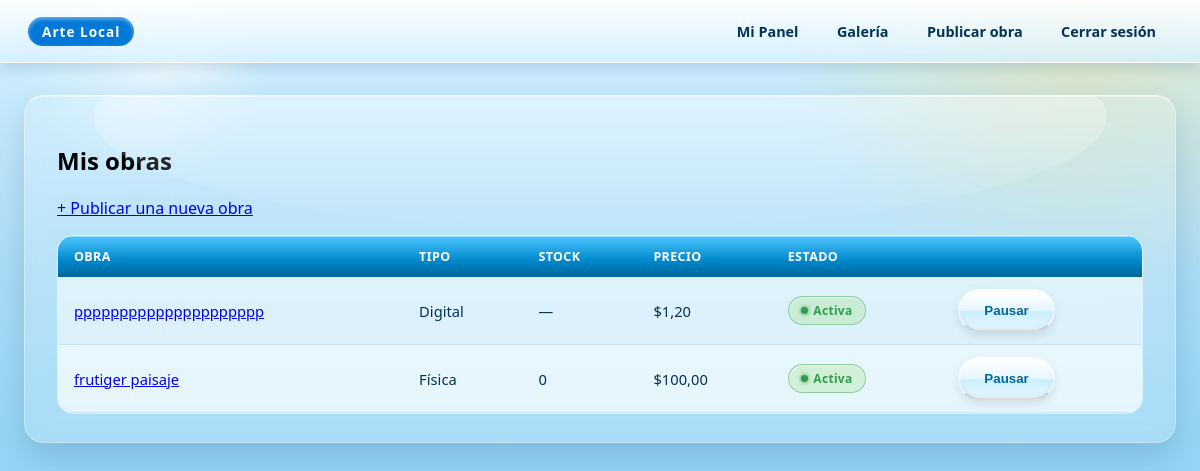
/artistas/mis-obras.php (signed in), run on the app's committed database.
### tables this page shows
CREATE TABLE IF NOT EXISTS `obras` (
  `id` int NOT NULL AUTO_INCREMENT,
  `titulo` varchar(150) NOT NULL,
  `descripcion` text,
  `precio` decimal(10,2) NOT NULL,
  `tipo` enum('digital','fisica') NOT NULL,
  `stock` int DEFAULT NULL,
  `categoria_id` int NOT NULL,
  `artista_id` int NOT NULL,
  `imagen` varchar(255) DEFAULT NULL,
  `disponible` tinyint(1) DEFAULT '1',
  `created_at` datetime DEFAULT CURRENT_TIMESTAMP,
  PRIMARY KEY (`id`),
  KEY `idx_categoria` (`categoria_id`),
  KEY `idx_artista` (`artista_id`),
  CONSTRAINT `fk_obra_artista` FOREIGN KEY (`artista_id`) REFERENCES `artistas` (`id`) ON DELETE RESTRICT,
  CONSTRAINT `fk_obra_categoria` FOREIGN KEY (`categoria_id`) REFERENCES `categorias` (`id`) ON DELETE RESTRICT
);

### artistas/mis-obras.php (the view, shortened to what this page needs)
<?php
require_once __DIR__ . '/../includes/db.php';
$usuarioId = $_SESSION['usuario_id'];
$consultaArtista = $conexion->prepare('SELECT id, nombre FROM artistas WHERE usuario_id = :usuario');
$consultaArtista->execute(['usuario' => $usuarioId]);
$artista = $consultaArtista->fetch();
$artistaId = (int) $artista['id'];
$consultaObras = $conexion->prepare(
    'SELECT id, titulo, imagen, precio, tipo, stock, disponible
     FROM obras
     WHERE artista_id = :artista
     ORDER BY created_at DESC'
);
$consultaObras->execute(['artista' => $artistaId]);
$obras = $consultaObras->fetchAll();
?>
<!DOCTYPE html>
<html lang="es">
<head>
    <link rel="stylesheet" href="../assets/css/dashboard.css">
</head>
<body class="dashboard-cliente">
    <header class="panel-header">
        <div class="panel-header__brand">Arte Local</div>
        <nav class="panel-header__nav">
            <a href="../dashboard.php">Mi Panel</a>
            <a href="../gallery/index.php">Galería</a>
            <a href="../gallery/publicar.php">Publicar obra</a>
            <a href="../logout.php">Cerrar sesión</a>
        </nav>
    </header>
    <main class="panel-contenido">
        <section class="tarjeta">
            <h1>Mis obras</h1>
            <p><a href="../gallery/publicar.php">+ Publicar una nueva obra</a></p>
            <?php if (empty($obras)): ?>
                <div class="estado-vacio">
                    <span class="estado-vacio__icono">🖼️</span>
                    <p>Todavía no publicaste ninguna obra.</p>
                </div>
            <?php else: ?>
                <div class="tabla-aero-wrap">
                    <table class="tabla-aero">
                        <thead>
                            <tr>
                                <th>Obra</th>
                                <th>Tipo</th>
                                <th>Stock</th>
                                <th>Precio</th>
                                <th>Estado</th>
                                <th></th>
                            </tr>
                        </thead>
                        <tbody>
                            <?php foreach ($obras as $obra): ?>
                                <tr>
                                    <td>
                                        <a href="../gallery/obra.php?id=<?= (int) $obra['id'] ?>">
                                            <?= htmlspecialchars($obra['titulo']) ?>
                                        </a>
                                    </td>
                                    <td><?= $obra['tipo'] === 'digital' ? 'Digital' : 'Física' ?></td>
                                    <td><?= $obra['stock'] === null ? '—' : (int) $obra['stock'] ?></td>
                                    <td>$<?= number_format((float) $obra['precio'], 2, ',', '.') ?></td>
                                    <td>
                                        <span class="badge <?= $obra['disponible'] ? 'badge--activo' : 'badge--agotado' ?>">
                                            <?= $obra['disponible'] ? 'Activa' : 'Pausada' ?>
                                        </span>
                                    </td>
                                    <td>
                                        <form method="post" action="mis-obras.php">
                                            <button type="submit" class="aero-button secondary-button">
                                                <?= $obra['disponible'] ? 'Pausar' : 'Reactivar' ?>
                                            </button>
                                        </form>
                                    </td>
                                </tr>
                            <?php endforeach; ?>
                        </tbody>
                    </table>
                </div>
            <?php endif; ?>
        </section>
    </main>
</body>
</html>

### assets/css/dashboard.css (style rules this page uses)
:root { --dash-blue-deep: #004d80; --dash-blue-text: #003355; --dash-glow: #4dc6ff; --dash-blue-mid: #0088cc; --dash-blue-dark: #006699; --dash-glass-bg: rgba(255, 255, 255, 0.16); --dash-glass-border: rgba(255, 255, 255, 0.35); --dash-glass-top: rgba(255, 255, 255, 0.75); --dash-header-top: rgba(255, 255, 255, 0.92); --dash-header-bottom: rgba(214, 240, 255, 0.75); --dash-verde-hierba: #2f9e4f; --dash-verde-lima: #8bd450; --dash-verde-bg: rgba(139, 212, 80, 0.22); --dash-naranja: #ff9a3c; --dash-naranja-deep: #b85f10; --dash-naranja-bg: rgba(255, 154, 60, 0.22); --dash-rojo: #e2564a; --dash-rojo-deep: #8a1f10; --dash-rojo-bg: rgba(226, 86, 74, 0.18); --dash-cyan-bg: rgba(77, 198, 255, 0.22); --dash-amarillo: #ffd54d; }
body.dashboard-cliente, body.dashboard-admin { min-height: 100vh; background-image: radial-gradient(circle at 90% 0%, rgba(255, 213, 77, 0.35) 0%, rgba(255, 213, 77, 0) 22%), radial-gradient(circle at 12% 6%, rgba(255, 255, 255, 0.5) 0%, rgba(255, 255, 255, 0) 10%), linear-gradient(to bottom, #d6f1ff 0%, #a9dcf7 35%, #6fc8f2 100%); background-attachment: fixed; }
body.dashboard-cliente::before, body.dashboard-admin::before { content: ''; position: fixed; inset: 0; pointer-events: none; z-index: 0; background-image: radial-gradient(ellipse 120px 34px at 15% 8%, rgba(255,255,255,0.55), rgba(255,255,255,0) 70%), radial-gradient(ellipse 90px 26px at 78% 4%, rgba(255,255,255,0.4), rgba(255,255,255,0) 70%); }
.panel-header { position: sticky; top: 0; z-index: 20; display: flex; align-items: center; justify-content: space-between; gap: 1rem; padding: 0.85rem 1.75rem; background: linear-gradient(to bottom, var(--dash-header-top), var(--dash-header-bottom)); backdrop-filter: blur(8px); -webkit-backdrop-filter: blur(8px); border-bottom: 1px solid rgba(255, 255, 255, 0.6); box-shadow: 0 4px 14px rgba(0, 60, 100, 0.18); }
.panel-header__brand { display: inline-flex; align-items: center; background: #0078D7; color: #fff; font-weight: bold; font-size: 0.85rem; letter-spacing: 1px; padding: 5px 14px; border-radius: 20px; box-shadow: inset 0 2px 4px rgba(255, 255, 255, 0.45); }
.panel-header__nav { display: flex; align-items: center; gap: 0.4rem; flex-wrap: wrap; }
.panel-header__nav a { text-decoration: none; font-size: 0.9rem; font-weight: 600; color: var(--dash-blue-text); padding: 0.5rem 1rem; border-radius: 30px; transition: background 0.2s ease, color 0.2s ease, box-shadow 0.2s ease; }
.panel-contenido { position: relative; z-index: 1; max-width: 1180px; margin: 0 auto; padding: 2rem 1.5rem 3rem; display: flex; flex-direction: column; gap: 1.75rem; }
.tarjeta { background: var(--dash-glass-bg); backdrop-filter: blur(10px); -webkit-backdrop-filter: blur(10px); border: 1px solid var(--dash-glass-border); border-top: 1px solid var(--dash-glass-top); border-radius: 20px; box-shadow: 0 14px 32px rgba(0, 40, 80, 0.16), inset 0 1px 0 rgba(255, 255, 255, 0.4); padding: 1.75rem 2rem; position: relative; overflow: hidden; }
.tarjeta::before { content: ''; position: absolute; top: 0; left: 6%; width: 88%; height: 38%; background: linear-gradient(to bottom, rgba(255, 255, 255, 0.3), rgba(255, 255, 255, 0)); border-radius: 20px 20px 60% 60% / 20px 20px 100% 100%; pointer-events: none; }
.tabla-aero-wrap { overflow-x: auto; border-radius: 16px; border: 1px solid rgba(255, 255, 255, 0.6); }
.tabla-aero { width: 100%; border-collapse: collapse; background: rgba(255, 255, 255, 0.55); font-size: 0.92rem; }
.tabla-aero thead th { text-align: left; padding: 0.75rem 1rem; color: #fff; font-size: 0.78rem; letter-spacing: 0.4px; text-transform: uppercase; background: linear-gradient(to bottom, var(--dash-glow) 0%, var(--dash-blue-mid) 60%, var(--dash-blue-dark) 100%); box-shadow: inset 0 1px 0 rgba(255, 255, 255, 0.4); }
.tabla-aero tbody td { padding: 0.75rem 1rem; color: var(--dash-blue-text); border-bottom: 1px solid rgba(0, 60, 100, 0.08); }
.tabla-aero tbody tr:nth-child(even) { background: rgba(255, 255, 255, 0.35); }
.badge { display: inline-flex; align-items: center; gap: 0.35rem; font-size: 0.75rem; font-weight: bold; letter-spacing: 0.3px; padding: 0.3rem 0.75rem; border-radius: 20px; box-shadow: inset 0 1px 2px rgba(255, 255, 255, 0.5); }
.badge::before { content: ''; width: 7px; height: 7px; border-radius: 50%; background: currentColor; box-shadow: 0 0 4px currentColor; }
.badge--entregado, .badge--activo { color: var(--dash-verde-hierba); background: var(--dash-verde-bg); border: 1px solid rgba(47, 158, 79, 0.4); }

### data on the page
obras: titulo "ppppppppppppppppppppp", tipo "Digital", precio "1,20", disponible "Activa"
obras: titulo "frutiger paisaje", tipo "Física", stock "0", precio "100,00", disponible "Activa"
